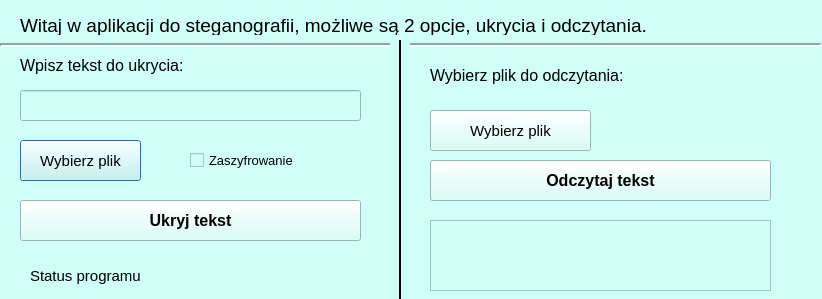
<?xml version="1.0" encoding="UTF-8"?>
<ui version="4.0">
 <class>Dialog</class>
 <widget class="QDialog" name="Dialog">
  <property name="geometry">
   <rect>
    <x>0</x>
    <y>0</y>
    <width>822</width>
    <height>299</height>
   </rect>
  </property>
  <property name="windowTitle">
   <string>Dialog</string>
  </property>
  <property name="autoFillBackground">
   <bool>false</bool>
  </property>
  <property name="styleSheet">
   <string notr="true">background-color: rgb(207, 255, 246);</string>
  </property>
  <widget class="QLabel" name="lb_ukr">
   <property name="geometry">
    <rect>
     <x>20</x>
     <y>50</y>
     <width>171</width>
     <height>31</height>
    </rect>
   </property>
   <property name="font">
    <font>
     <pointsize>12</pointsize>
    </font>
   </property>
   <property name="text">
    <string>Wpisz tekst do ukrycia:</string>
   </property>
   <property name="textFormat">
    <enum>Qt::PlainText</enum>
   </property>
   <property name="scaledContents">
    <bool>false</bool>
   </property>
  </widget>
  <widget class="QLabel" name="lb_gora">
   <property name="geometry">
    <rect>
     <x>20</x>
     <y>0</y>
     <width>801</width>
     <height>51</height>
    </rect>
   </property>
   <property name="font">
    <font>
     <pointsize>14</pointsize>
    </font>
   </property>
   <property name="text">
    <string>Witaj w aplikacji do steganografii, możliwe są 2 opcje, ukrycia i odczytania.</string>
   </property>
   <property name="textFormat">
    <enum>Qt::AutoText</enum>
   </property>
   <property name="scaledContents">
    <bool>false</bool>
   </property>
   <property name="wordWrap">
    <bool>true</bool>
   </property>
  </widget>
  <widget class="Line" name="line">
   <property name="geometry">
    <rect>
     <x>0</x>
     <y>35</y>
     <width>821</width>
     <height>21</height>
    </rect>
   </property>
   <property name="lineWidth">
    <number>2</number>
   </property>
   <property name="orientation">
    <enum>Qt::Horizontal</enum>
   </property>
  </widget>
  <widget class="Line" name="line_2">
   <property name="geometry">
    <rect>
     <x>390</x>
     <y>40</y>
     <width>20</width>
     <height>431</height>
    </rect>
   </property>
   <property name="frameShadow">
    <enum>QFrame::Plain</enum>
   </property>
   <property name="lineWidth">
    <number>2</number>
   </property>
   <property name="orientation">
    <enum>Qt::Vertical</enum>
   </property>
  </widget>
  <widget class="QLineEdit" name="tb_ukr">
   <property name="geometry">
    <rect>
     <x>20</x>
     <y>90</y>
     <width>341</width>
     <height>31</height>
    </rect>
   </property>
   <property name="font">
    <font>
     <pointsize>10</pointsize>
    </font>
   </property>
   <property name="placeholderText">
    <string/>
   </property>
  </widget>
  <widget class="QPushButton" name="btn_plik_ukr">
   <property name="geometry">
    <rect>
     <x>20</x>
     <y>140</y>
     <width>121</width>
     <height>41</height>
    </rect>
   </property>
   <property name="font">
    <font>
     <pointsize>11</pointsize>
     <weight>50</weight>
     <bold>false</bold>
    </font>
   </property>
   <property name="text">
    <string>Wybierz plik</string>
   </property>
  </widget>
  <widget class="QCheckBox" name="cb_alg_ukr">
   <property name="geometry">
    <rect>
     <x>190</x>
     <y>150</y>
     <width>111</width>
     <height>21</height>
    </rect>
   </property>
   <property name="font">
    <font>
     <pointsize>10</pointsize>
    </font>
   </property>
   <property name="text">
    <string>Zaszyfrowanie</string>
   </property>
   <property name="iconSize">
    <size>
     <width>16</width>
     <height>16</height>
    </size>
   </property>
   <property name="checkable">
    <bool>true</bool>
   </property>
   <property name="checked">
    <bool>false</bool>
   </property>
  </widget>
  <widget class="QPushButton" name="btn_ukr">
   <property name="geometry">
    <rect>
     <x>20</x>
     <y>200</y>
     <width>341</width>
     <height>41</height>
    </rect>
   </property>
   <property name="font">
    <font>
     <pointsize>12</pointsize>
     <weight>75</weight>
     <bold>true</bold>
    </font>
   </property>
   <property name="text">
    <string>Ukryj tekst</string>
   </property>
  </widget>
  <widget class="QLabel" name="lbl_inf_ukr">
   <property name="geometry">
    <rect>
     <x>30</x>
     <y>260</y>
     <width>201</width>
     <height>31</height>
    </rect>
   </property>
   <property name="font">
    <font>
     <pointsize>11</pointsize>
    </font>
   </property>
   <property name="text">
    <string>Status programu</string>
   </property>
  </widget>
  <widget class="QPushButton" name="btn_plik_odcz">
   <property name="geometry">
    <rect>
     <x>430</x>
     <y>110</y>
     <width>161</width>
     <height>41</height>
    </rect>
   </property>
   <property name="font">
    <font>
     <pointsize>11</pointsize>
     <weight>50</weight>
     <bold>false</bold>
    </font>
   </property>
   <property name="text">
    <string>Wybierz plik</string>
   </property>
  </widget>
  <widget class="QLabel" name="lb_odcz">
   <property name="geometry">
    <rect>
     <x>430</x>
     <y>60</y>
     <width>201</width>
     <height>31</height>
    </rect>
   </property>
   <property name="font">
    <font>
     <pointsize>12</pointsize>
    </font>
   </property>
   <property name="text">
    <string>Wybierz plik do odczytania:</string>
   </property>
   <property name="textFormat">
    <enum>Qt::PlainText</enum>
   </property>
   <property name="scaledContents">
    <bool>false</bool>
   </property>
  </widget>
  <widget class="QPushButton" name="btn_odcz">
   <property name="geometry">
    <rect>
     <x>430</x>
     <y>160</y>
     <width>341</width>
     <height>41</height>
    </rect>
   </property>
   <property name="font">
    <font>
     <pointsize>12</pointsize>
     <weight>75</weight>
     <bold>true</bold>
    </font>
   </property>
   <property name="text">
    <string>Odczytaj tekst</string>
   </property>
  </widget>
  <widget class="QTextBrowser" name="txt_browser">
   <property name="geometry">
    <rect>
     <x>430</x>
     <y>220</y>
     <width>341</width>
     <height>71</height>
    </rect>
   </property>
  </widget>
 </widget>
 <resources/>
 <connections/>
</ui>
